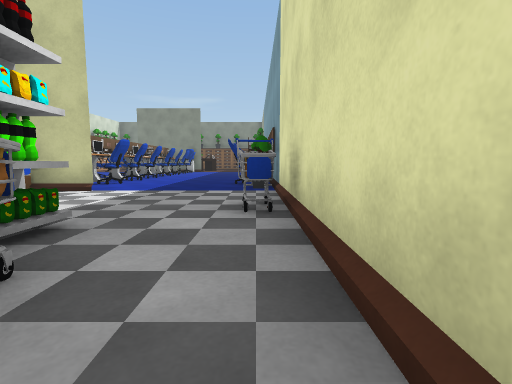
[1] (above)

19 first-person views from a walk through a scene from a Unity 3-D project. The camera is 0.6 m above the floor, tilts 6° down and sees 85° across. The floor is counted in squares, 1 m on a side. Each view is taken from the middle of a square. On the plan, view 1 faces up. The plan holds only what a view shows up to about 9 squares ahead; the rest is blank. The place goes on beyond the plan. The player is left out. Surface patterns are stand-ins for the level's own textures.

[2]
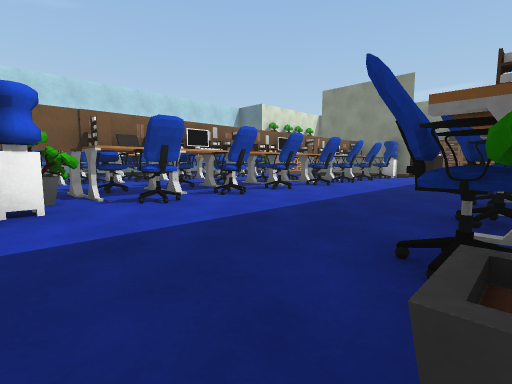

[3]
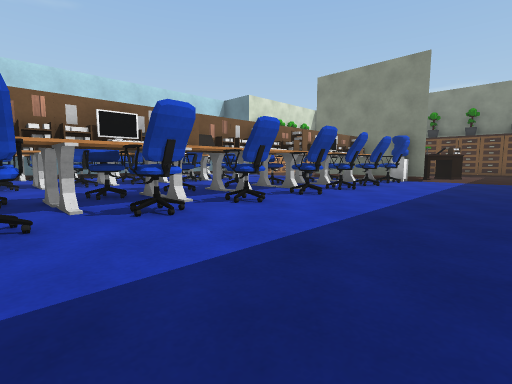

[4]
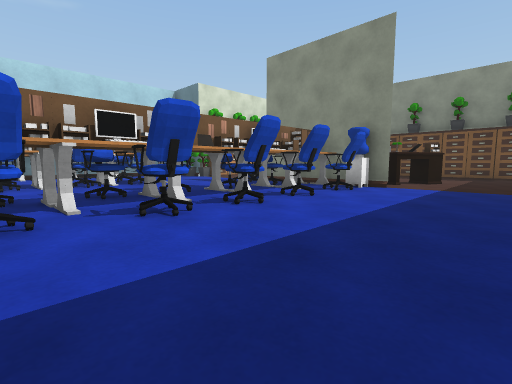

[5]
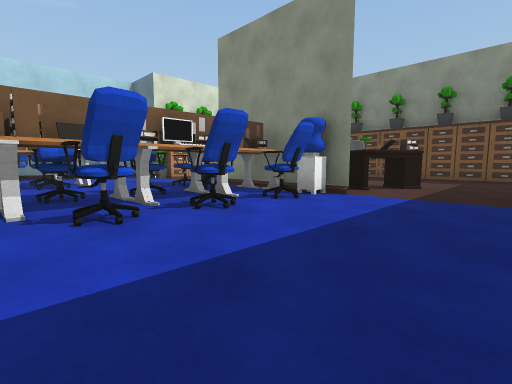

[6]
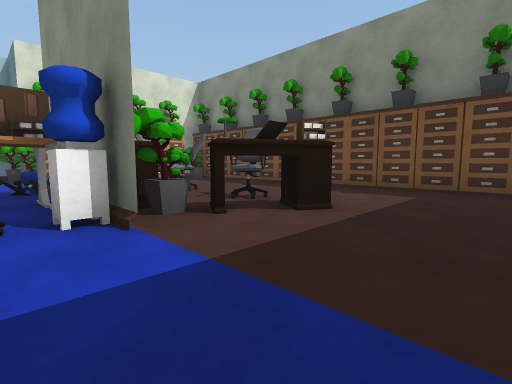

[7]
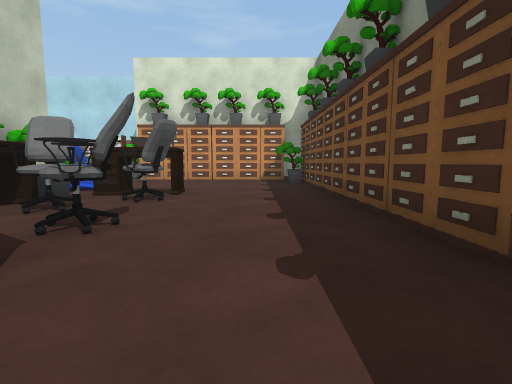

[8]
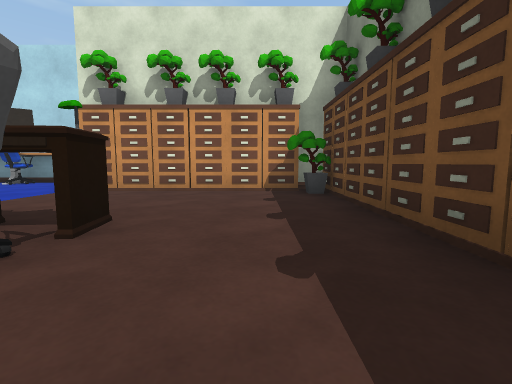

[9]
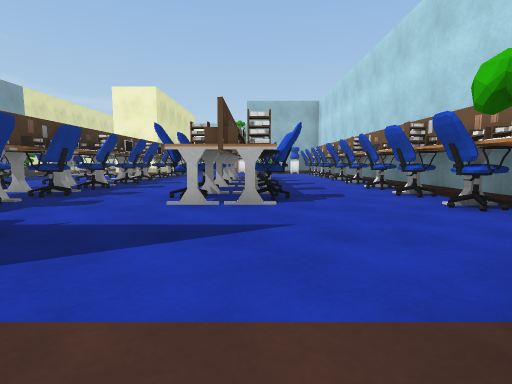

[10]
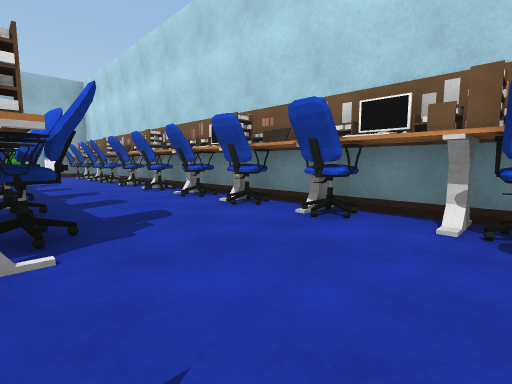

[11]
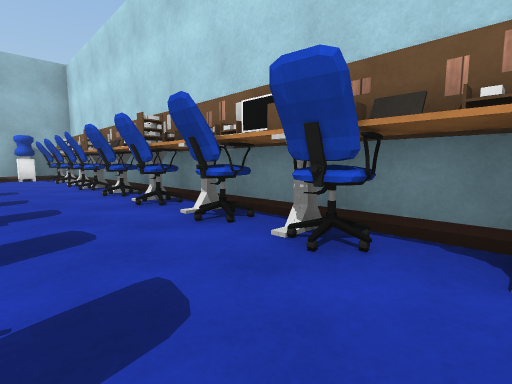

[12]
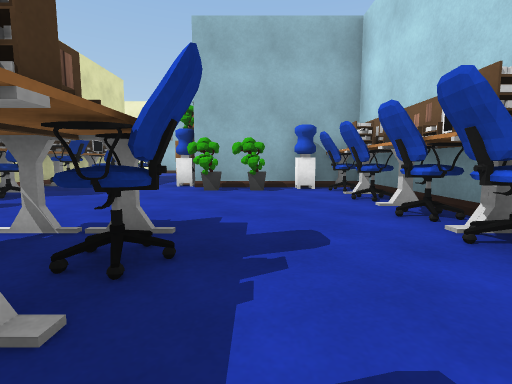

[13]
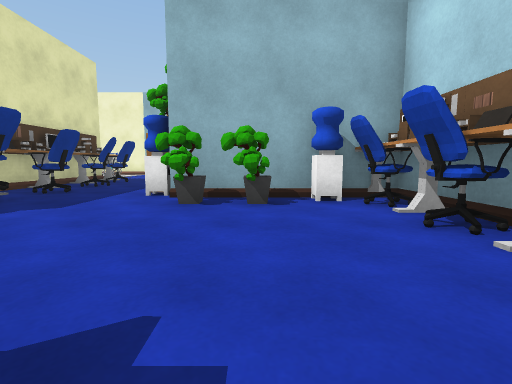

[14]
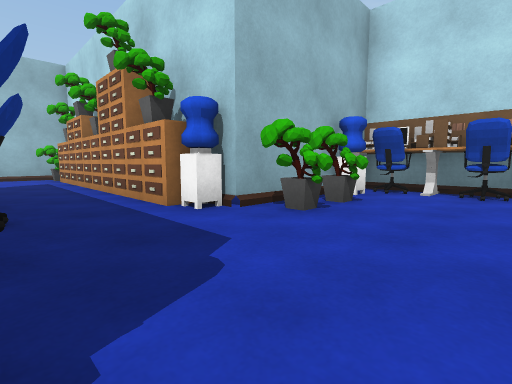

[15]
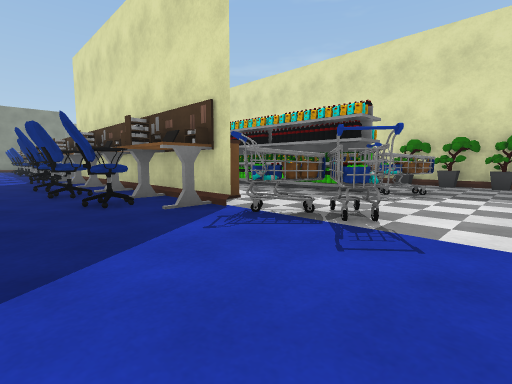

[16]
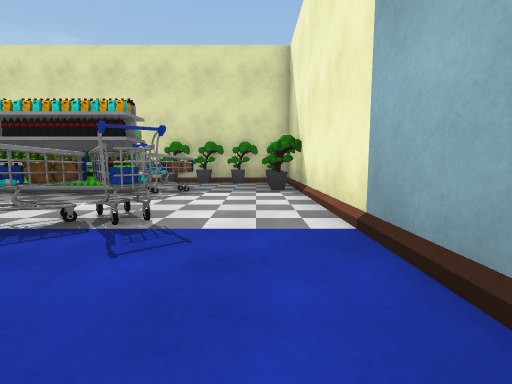

[17]
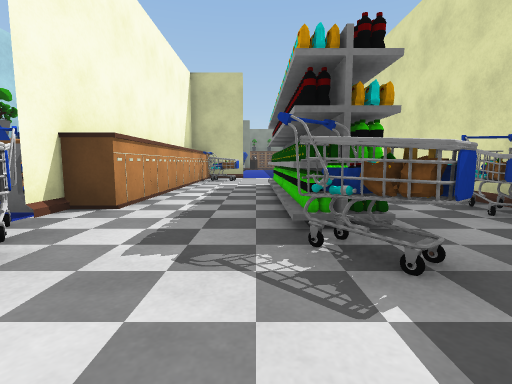

[18]
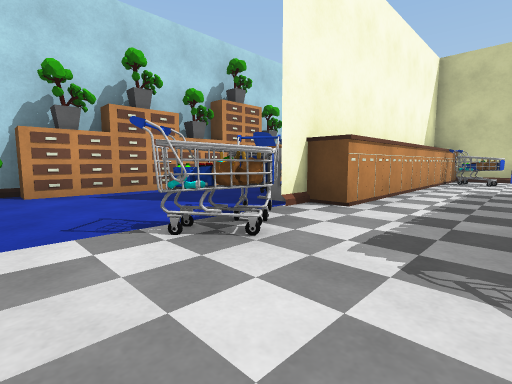

[19]
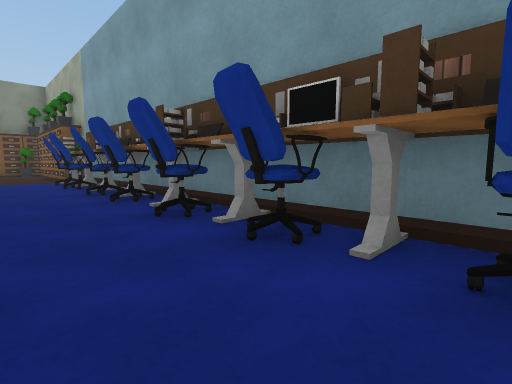

### Floor plan
Points are (right, up) in squares from view 1. A wall is a line through its corners. A room is listed if a view was taken in it or the views show most of it. See-through windows are left out.
Room 1 (views 1, 2, 3, 4, 5, 6, 7, 8, 9, 10, 11, 12, 13, 14, 15, 16, 17, 18, 19)
walls: (-13.5, 9.5) (-13.5, 8.5); (-13.5, 12.6) (-13.5, 11.5); (-4.4, 18) (-7.1, 18); (-13.5, 6.6) (-13.5, 5.5); (-13.5, 15.6) (-13.5, 14.5); (-13.5, 3.6) (-13.5, 3.1) (-9.5, 3.1) (-9.5, 2.5); (-11.5, 23.6) (-11.5, 22.1); (-7.9, -6) (0.5, -6) (0.5, 17.5)
objects: desk (-14, 4); desk (-14, 5); desk (-14, 7); desk (-14, 8); desk (-14, 10); desk (-14, 11); desk (-14, 13); desk (-14, 14); desk (-14, 16); desk (-14, 17); chair (-13, 4); chair (-13, 5) to (-13, 6); chair (-13, 7); chair (-13, 8); chair (-13, 10); chair (-13, 11); chair (-13, 12) to (-13, 13); chair (-13, 14); chair (-13, 15) to (-13, 16); chair (-13, 17); other object (-12, 3); plant (-11, 4); plant (-11, 18); other object (-11, 19); other object (-11, 20); other object (-11, 21); other object (-11, 22); plant (-11, 23); other object (-11, 24); plant (-10, 4); desk (-10, 8) to (-10, 9); other object (-10, 10); other object (-10, 11) to (-10, 12); chair (-10, 13); desk (-10, 14) to (-10, 15); other object (-10, 24); other object (-9, -5); desk (-9, -4); desk (-9, -3); desk (-9, -2) to (-9, -1); desk (-9, 0); desk (-9, 1) to (-9, 2); other object (-9, 3); other object (-9, 8) to (-9, 9); chair (-9, 10); other object (-9, 11) to (-9, 12); chair (-9, 13); chair (-9, 14) to (-9, 15); other object (-9, 24); chair (-8, 17); chair (-8, 18); other object (-8, 19) to (-8, 20); other object (-8, 24); chair (-7, -1) to (-6, -1); chair (-7, 1); chair (-7, 2); chair (-7, 4); chair (-7, 5) to (-6, 5); chair (-7, 17); plant (-7, 19); chair (-7, 20) to (-6, 20); other object (-7, 24); desk (-6, -2); desk (-6, 0) to (-6, 1); desk (-6, 2); desk (-6, 3) to (-6, 4); desk (-6, 6) to (-6, 7); chair (-6, 8); desk (-6, 9) to (-6, 10); chair (-6, 11); desk (-6, 12) to (-6, 13); chair (-6, 14); desk (-6, 16) to (-6, 17); chair (-6, 19) to (-5, 19); other object (-6, 24); cart (-5, -4); cart (-5, -3) to (-5, -2); other object (-5, -1); other object (-5, 0); other object (-5, 1); other object (-5, 2); other object (-5, 3); other object (-5, 4); other object (-5, 5); other object (-5, 6); plant (-5, 7); desk (-5, 8); desk (-5, 9) to (-5, 10); desk (-5, 11); desk (-5, 12) to (-5, 13); desk (-5, 14); desk (-5, 15); desk (-5, 16) to (-5, 17); chair (-5, 20) to (-4, 21); other object (-5, 24); cart (-4, 4); other object (-4, 6); chair (-4, 8); chair (-4, 9) to (-4, 10); chair (-4, 11); chair (-4, 13); chair (-4, 14); chair (-4, 15); chair (-4, 17); other object (-4, 18); plant (-4, 19); other object (-4, 24); cart (-3, -3) to (-2, -3); other object (-3, 20); other object (-3, 24); plant (-2, -5); other object (-2, -2) to (-2, -1); other object (-2, 0); cart (-2, 1) to (-1, 1); other object (-2, 2); other object (-2, 24); other object (-1, -5); other object (0, -5); plant (0, -4) to (0, -3); plant (0, -2); cart (0, -1); cart (0, 3) to (0, 4); plant (0, 7); chair (0, 8); desk (0, 9) to (0, 10); chair (0, 11); desk (0, 12) to (0, 13); chair (0, 14); desk (0, 15); desk (0, 16); chair (0, 17); other object (0, 18); other object (0, 19)

Positions as (right, up) in squares from view 1, and headings:
1: (0, 0), facing up
2: (0, 6), facing up-left
3: (-1, 8), facing up-left
4: (-1, 11), facing up-left
5: (-1, 13), facing up-left
6: (-1, 17), facing up-left
7: (-2, 22), facing left
8: (-5, 22), facing left
9: (-10, 19), facing down
10: (-10, 17), facing down-left
11: (-11, 15), facing down-left
12: (-11, 10), facing down
13: (-11, 8), facing down
14: (-7, 6), facing down-left
15: (-8, -5), facing up-right
16: (-8, -5), facing right
17: (-3, -5), facing up
18: (-3, -5), facing up-left
19: (-2, 8), facing up-right
